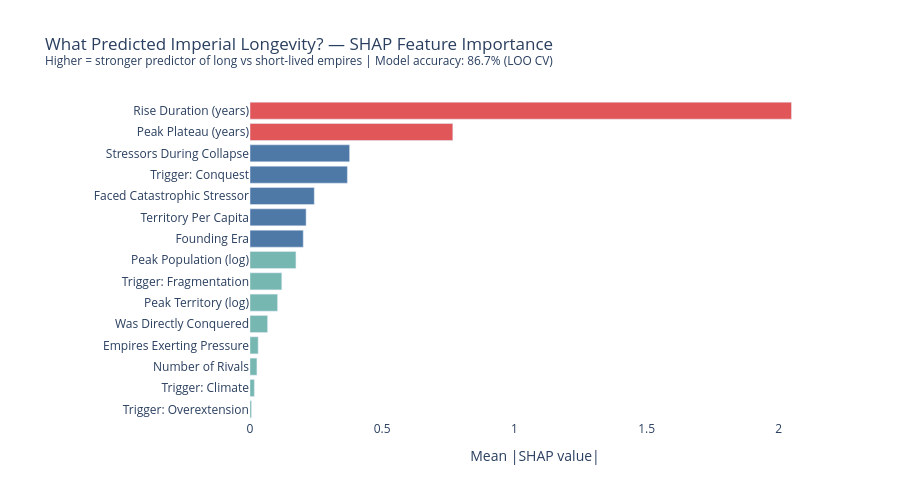

The notebook cell saved with this chart:
### Code cell
def build_shap_chart(shap_importance):
    """Horizontal bar chart of SHAP feature importance."""
    plot_df = shap_importance.sort_values('mean_abs_shap')

    # Clean feature names for display
    label_map = {
        'rise_duration_years': 'Rise Duration (years)',
        'peak_plateau_years': 'Peak Plateau (years)',
        'n_contemporary_rivals': 'Number of Rivals',
        'founding_era_numeric': 'Founding Era',
        'n_stressors_during_collapse': 'Stressors During Collapse',
        'has_any_catastrophic': 'Faced Catastrophic Stressor',
        'n_pressuring_empires': 'Empires Exerting Pressure',
        'log_peak_population': 'Peak Population (log)',
        'was_conquered': 'Was Directly Conquered',
        'trigger_fragmentation': 'Trigger: Fragmentation',
        'territory_per_capita': 'Territory Per Capita',
        'log_peak_territory': 'Peak Territory (log)',
        'trigger_climate': 'Trigger: Climate',
        'trigger_conquest': 'Trigger: Conquest',
        'trigger_overextension': 'Trigger: Overextension'
    }

    plot_df['label'] = plot_df['feature'].map(label_map).fillna(plot_df['feature'])

    colours = ['#E15759' if v > 0.5 else '#4E79A7' if v > 0.2
               else '#76B7B2' for v in plot_df['mean_abs_shap']]

    fig = go.Figure(go.Bar(
        x=plot_df['mean_abs_shap'],
        y=plot_df['label'],
        orientation='h',
        marker_color=colours,
        hovertemplate='%{y}: %{x:.4f}<extra></extra>'
    ))

    fig.update_layout(
        title=(
            'What Predicted Imperial Longevity? — SHAP Feature Importance<br>'
            '<sup>Higher = stronger predictor of long vs short-lived empires'
            ' | Model accuracy: 86.7% (LOO CV)</sup>'
        ),
        xaxis_title='Mean |SHAP value|',
        height=500,
        plot_bgcolor='white',
        paper_bgcolor='white',
        margin=dict(l=250)
    )

    return fig


fig_shap = build_shap_chart(shap_importance)
fig_shap.show()
fig_shap.write_html("../data/processed/viz_shap.html")
print("SHAP chart built and saved")

### Figure 1 — Plotly figure (JSON) as saved in the notebook; plotly's stock layout.template omitted (floating-point values rounded to 4 significant figures)
{"data": [{"hovertemplate": "%{y}: %{x:.4f}<extra></extra>", "marker": {"color": ["#76B7B2", "#76B7B2", "#76B7B2", "#76B7B2", "#76B7B2", "#76B7B2", "#76B7B2", "#76B7B2", "#4E79A7", "#4E79A7", "#4E79A7", "#4E79A7", "#4E79A7", "#E15759", "#E15759"]}, "orientation": "h", "type": "bar", "x": [0.005558, 0.0164, 0.02615, 0.03082, 0.0665, 0.1042, 0.1201, 0.1737, 0.2014, 0.2122, 0.2432, 0.3683, 0.3767, 0.7671, 2.048], "y": ["Trigger: Overextension", "Trigger: Climate", "Number of Rivals", "Empires Exerting Pressure", "Was Directly Conquered", "Peak Territory (log)", "Trigger: Fragmentation", "Peak Population (log)", "Founding Era", "Territory Per Capita", "Faced Catastrophic Stressor", "Trigger: Conquest", "Stressors During Collapse", "Peak Plateau (years)", "Rise Duration (years)"]}], "layout": {"height": 500, "margin": {"l": 250}, "paper_bgcolor": "white", "plot_bgcolor": "white", "title": {"text": "What Predicted Imperial Longevity? — SHAP Feature Importance<br><sup>Higher = stronger predictor of long vs short-lived empires | Model accuracy: 86.7% (LOO CV)</sup>"}, "xaxis": {"title": {"text": "Mean |SHAP value|"}}}}
